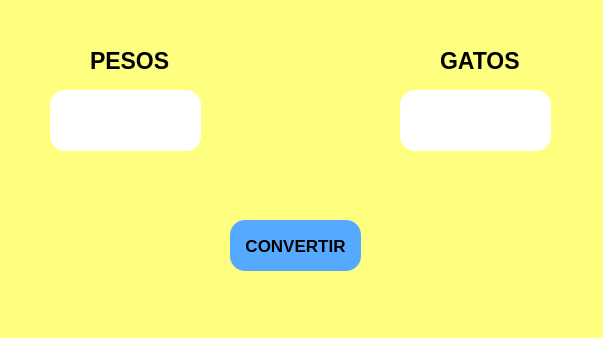
<?xml version="1.0" encoding="UTF-8"?>
<ui version="4.0">
 <class>MainWindow</class>
 <widget class="QMainWindow" name="MainWindow">
  <property name="geometry">
   <rect>
    <x>0</x>
    <y>0</y>
    <width>603</width>
    <height>338</height>
   </rect>
  </property>
  <property name="windowTitle">
   <string>MainWindow</string>
  </property>
  <property name="styleSheet">
   <string notr="true">background-color: rgb(255, 255, 127);</string>
  </property>
  <widget class="QWidget" name="centralwidget">
   <widget class="QPushButton" name="btn_conv">
    <property name="geometry">
     <rect>
      <x>230</x>
      <y>220</y>
      <width>131</width>
      <height>51</height>
     </rect>
    </property>
    <property name="font">
     <font>
      <pointsize>13</pointsize>
      <weight>75</weight>
      <bold>true</bold>
     </font>
    </property>
    <property name="styleSheet">
     <string notr="true">background-color: rgb(85, 170, 255);
border-radius: 15px;
</string>
    </property>
    <property name="text">
     <string>CONVERTIR</string>
    </property>
   </widget>
   <widget class="QLineEdit" name="txt_pesos">
    <property name="geometry">
     <rect>
      <x>50</x>
      <y>90</y>
      <width>151</width>
      <height>61</height>
     </rect>
    </property>
    <property name="font">
     <font>
      <pointsize>18</pointsize>
     </font>
    </property>
    <property name="styleSheet">
     <string notr="true">border-radius: 15px;
background-color: rgb(255, 255, 255);</string>
    </property>
    <property name="alignment">
     <set>Qt::AlignCenter</set>
    </property>
   </widget>
   <widget class="QLineEdit" name="txt_michis">
    <property name="geometry">
     <rect>
      <x>400</x>
      <y>90</y>
      <width>151</width>
      <height>61</height>
     </rect>
    </property>
    <property name="font">
     <font>
      <pointsize>18</pointsize>
     </font>
    </property>
    <property name="styleSheet">
     <string notr="true">border-radius: 15px;
background-color: rgb(255, 255, 255);</string>
    </property>
    <property name="alignment">
     <set>Qt::AlignCenter</set>
    </property>
   </widget>
   <widget class="QLabel" name="label">
    <property name="geometry">
     <rect>
      <x>90</x>
      <y>50</y>
      <width>81</width>
      <height>21</height>
     </rect>
    </property>
    <property name="font">
     <font>
      <pointsize>17</pointsize>
      <weight>75</weight>
      <bold>true</bold>
     </font>
    </property>
    <property name="text">
     <string>PESOS</string>
    </property>
   </widget>
   <widget class="QLabel" name="label_2">
    <property name="geometry">
     <rect>
      <x>440</x>
      <y>50</y>
      <width>81</width>
      <height>21</height>
     </rect>
    </property>
    <property name="font">
     <font>
      <pointsize>17</pointsize>
      <weight>75</weight>
      <bold>true</bold>
     </font>
    </property>
    <property name="text">
     <string>GATOS</string>
    </property>
   </widget>
  </widget>
  <widget class="QMenuBar" name="menubar">
   <property name="geometry">
    <rect>
     <x>0</x>
     <y>0</y>
     <width>603</width>
     <height>22</height>
    </rect>
   </property>
  </widget>
  <widget class="QStatusBar" name="statusbar"/>
 </widget>
 <resources/>
 <connections/>
</ui>
